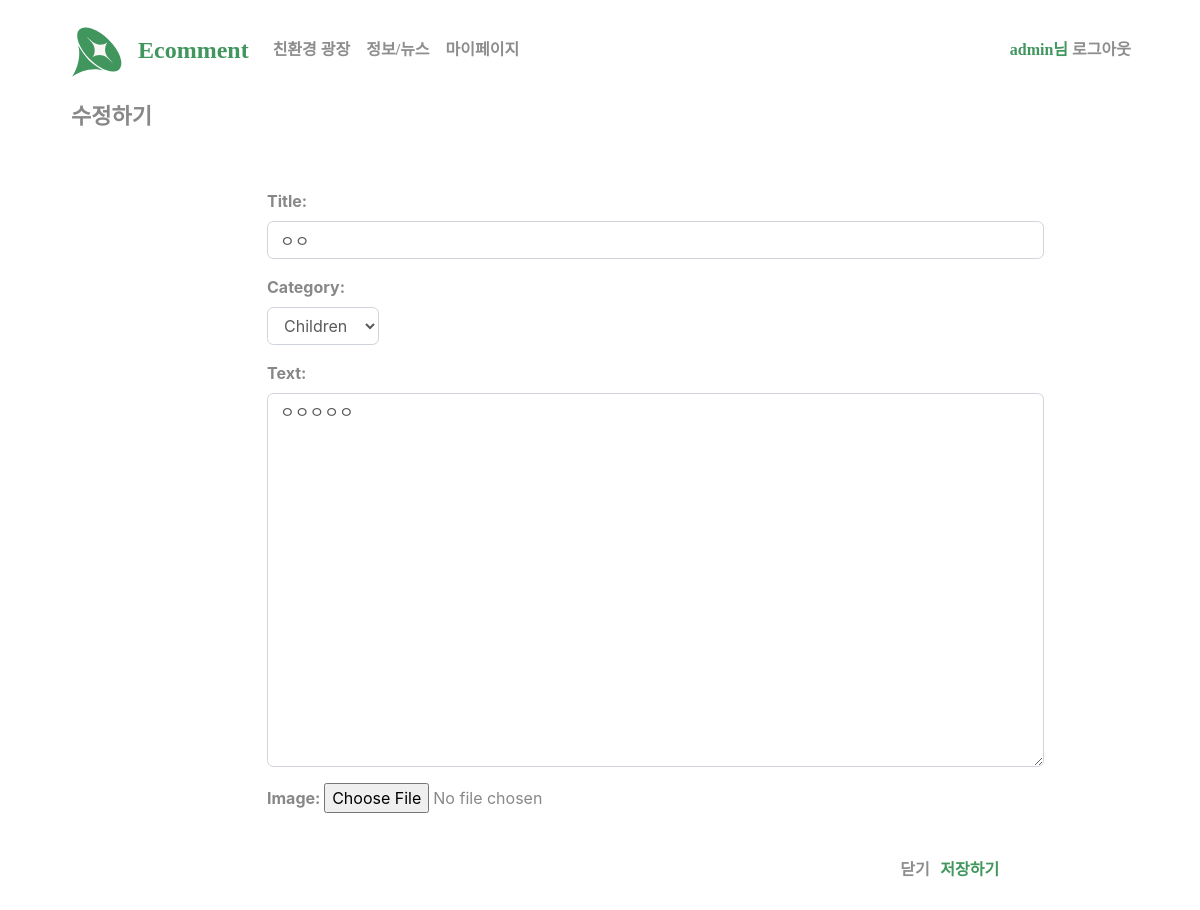
The page /community/update/41/ (signed in) on the database as committed earlier.
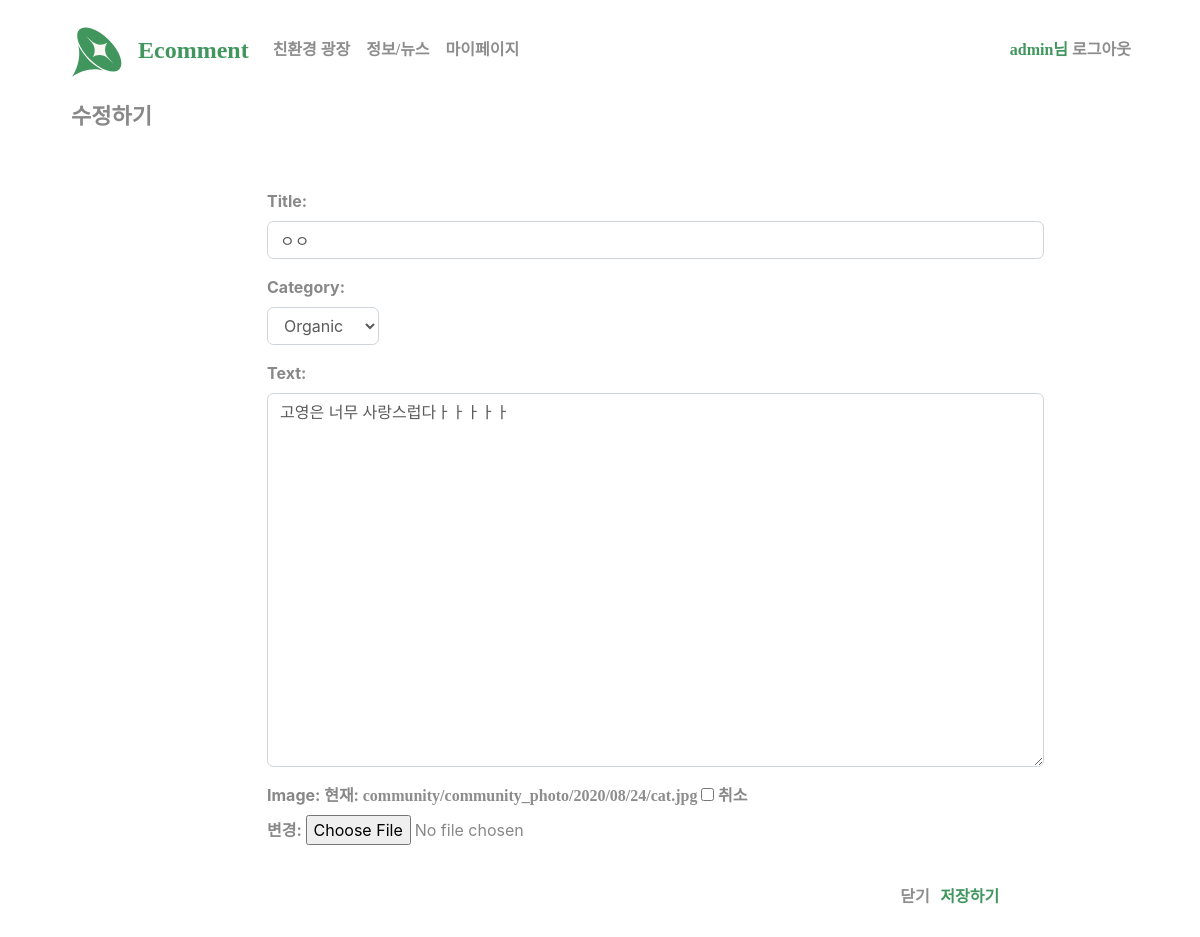
The same page on the database as committed later.
### community/models.py (models this page shows, shortened)
class Post(models.Model):
    author = models.ForeignKey(User, on_delete=models.CASCADE, related_name='user',null=True)
    title = models.CharField(max_length = 200,null=True)
    category = models.CharField(max_length=200, default='uncategorized')
    text = models.TextField(max_length = 1700, null=True)
    image = models.ImageField(upload_to= 'community/community_photo/%Y/%m/%d',null=True, blank=True)
    created = models.DateTimeField(auto_now_add=True,null=True)
    updated = models.DateTimeField(auto_now=True)
    like = models.ManyToManyField(User, related_name='like_post', blank=True)
    unlike = models.ManyToManyField(User, related_name='unlike_post', blank=True)
    favorite = models.ManyToManyField(User, related_name='favorite_post', blank=True)
    hits = models.PositiveIntegerField(default = 0)
    class Meta:
        ordering = ['-created']

### community/views.py (the view)
# urls.py: path("update/<int:pk>/",PostUpdate.as_view(), name = 'update'),
class PostUpdate(UpdateView):
    model = Post
    form_class = PostForm
    template_name_suffix = '_update'
    success_url ='/community/'
    def dispatch(self, request, *args, **kwargs):
        object = self.get_object()
        if object.author != request.user:
            messages.warning(request,'수정 권한이 없습니다.')
            return HttpResponseRedirect('/community/list')
        else:
            return super(PostUpdate, self).dispatch(request, *args, **kwargs)

### community/forms.py
class PostForm(forms.ModelForm):
    class Meta:
        model = Post
        fields=('title','category','text','image',)
        widgets = {
            'title' : forms.TextInput(attrs={'class':'form-control','placeholder': "제목을 입력해 주세요", 'style':'width: 777px;'}),
            'category' : forms.Select(choices=choices,attrs={'class':'form-control','placeholder':'choose a category', 'style':'width: 112px;'},),
            'text': forms.Textarea(attrs={'class':'form-control', 'placeholder': "내용을 입력해 주세요", 'style':'width: 777px;',
            'rows': 15}),
        }

### templates/community/post_update.html (shortened to what this page needs)
{% extends 'base.html' %}
{% block content %}
    <p style="font-size:22px;font-weight:bold;">&nbsp&nbsp&nbsp&nbsp&nbsp수정하기</p>
    <div style="margin:5% 20%;">
        <div class="form-group" style="position: absolute;">
            <form action="" method="post" enctype="multipart/form-data">
                {{form.as_p}}
                <div id="post-option" style="margin:5% 5%;">
                    <a href="{% url 'community:list' %}">닫기</a>
                    <input type="submit" value="저장하기" style="font-weight:bold; border:none; background:none; color:#41965E;">
                </div>
            </form>
        </div>
    </div>
{% endblock %}

Rows that differ between the two databases and show on the page:
changed Post "ㅇㅇ": category "Children" → "Organic"; text "ㅇㅇㅇㅇㅇ" → "고영은 너무 사랑스럽다ㅏㅏㅏㅏㅏ"
Other text that changed with them:
form field as_p: (not shown) → "☐"
text no longer shown: "Title: Category: Text: Image:"
text now shown: "Title: Category: Text: Image: 현재: community/community_photo/2020/08/24/cat.jpg 취소 변경:"
